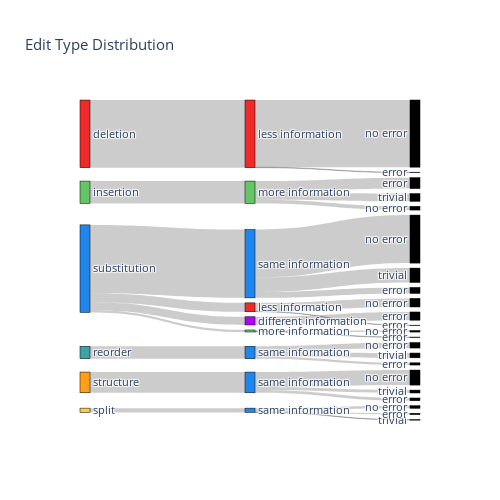

Write notebook code for a chart like this one.
### Code cell
sankey_seperated(data)

### Figure 1 — Plotly figure (JSON) as saved in the notebook; plotly's stock layout.template omitted (floating-point values rounded to 4 significant figures)
{"data": [{"link": {"source": [5, 87, 87, 87, 4, 71, 71, 71, 3, 55, 55, 55, 2, 2, 2, 2, 41, 40, 40, 39, 39, 39, 38, 38, 1, 24, 24, 24, 0, 6, 6], "target": [87, 93, 94, 95, 71, 77, 78, 79, 55, 61, 62, 63, 38, 39, 40, 41, 53, 48, 50, 45, 46, 47, 42, 44, 24, 32, 33, 34, 6, 10, 12], "value": [25, 15, 2, 8, 121, 88, 17, 16, 73, 32, 28, 13, 52, 400, 12, 48, 48, 9, 3, 281, 84, 35, 50, 2, 131, 22, 45, 64, 396, 393, 3]}, "node": {"color": ["#ee2a2a", "#64C466", "#2186eb", "#3ca3a7", "#FF9F15", "#F7CE46", "#ee2a2a", "#2186eb", "#64C466", "#b103fc", "black", "black", "black", "black", "black", "black", "black", "black", "black", "black", "black", "black", "#ee2a2a", "#2186eb", "#64C466", "#b103fc", "black", "black", "black", "black", "black", "black", "black", "black", "black", "black", "black", "black", "#ee2a2a", "#2186eb", "#64C466", "#b103fc", "black", "black", "black", "black", "black", "black", "black", "black", "black", "black", "black", "black", "#ee2a2a", "#2186eb", "#64C466", "#b103fc", "black", "black", "black", "black", "black", "black", "black", "black", "black", "black", "black", "black", "#ee2a2a", "#2186eb", "#64C466", "#b103fc", "black", "black", "black", "black", "black", "black", "black", "black", "black", "black", "black", "black", "#ee2a2a", "#2186eb", "#64C466", "#b103fc", "black", "black", "black", "black", "black", "black", "black", "black", "black", "black", "black", "black"], "label": ["deletion", "insertion", "substitution", "reorder", "structure", "split", "less information", "same information", "more information", "different information", "no error", "trivial", "error", "no error", "trivial", "error", "no error", "trivial", "error", "no error", "trivial", "error", "less information", "same information", "more information", "different information", "no error", "trivial", "error", "no error", "trivial", "error", "no error", "trivial", "error", "no error", "trivial", "error", "less information", "same information", "more information", "different information", "no error", "trivial", "error", "no error", "trivial", "error", "no error", "trivial", "error", "no error", "trivial", "error", "less information", "same information", "more information", "different information", "no error", "trivial", "error", "no error", "trivial", "error", "no error", "trivial", "error", "no error", "trivial", "error", "less information", "same information", "more information", "different information", "no error", "trivial", "error", "no error", "trivial", "error", "no error", "trivial", "error", "no error", "trivial", "error", "less information", "same information", "more information", "different information", "no error", "trivial", "error", "no error", "trivial", "error", "no error", "trivial", "error", "no error", "trivial", "error"], "line": {"color": "black", "width": 0.5}, "pad": 5, "thickness": 10}, "type": "sankey", "valueformat": "d", "valuesuffix": " edits"}], "layout": {"font": {"size": 11}, "height": 500, "title": {"text": "Edit Type Distribution"}, "width": 500}}
